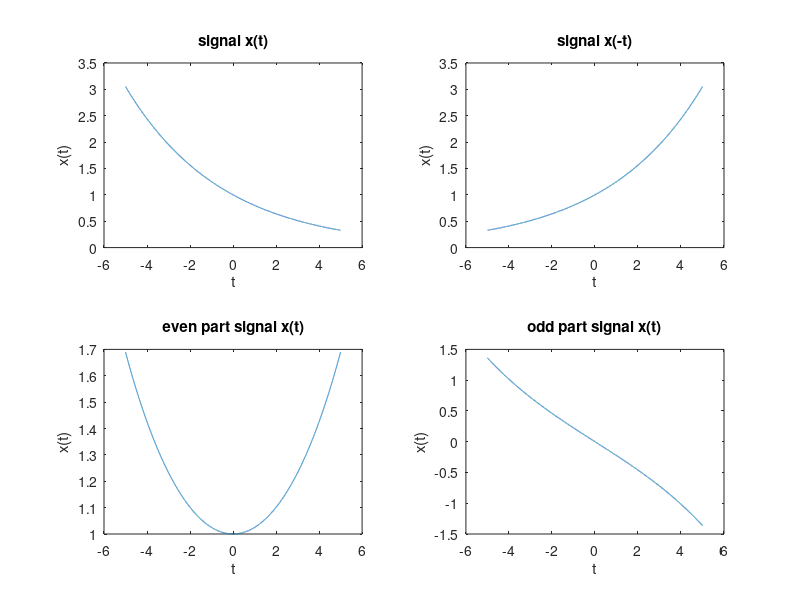

This figure's MATLAB source:
t=-5:0.001:5;
 A=0.8;
x1=A.^(t);
x2=A.^(-t);
if(x2==x1)
 disp('The given signal is even signal');
else
 if(x2==(-x1))
 disp('The given signal is odd signal');
 else
 disp('The given signal is neither even nor odd');
 end
end
xe=(x1+x2)/2;
xo=(x1-x2)/2;
subplot(2,2,1);
plot(t,x1);
xlabel('t');ylabel('x(t)');title('signal x(t)');
subplot(2,2,2);
plot(t,x2);
xlabel('t');ylabel('x(t)');title('signal x(-t)');
subplot(2,2,3);
plot(t,xe);
xlabel('t');ylabel('x(t)');title('even part signal x(t)');
subplot(2,2,4);
plot(t,xo);
xlabel('t');ylabel('x(t)');title('odd part signal x(t)');
